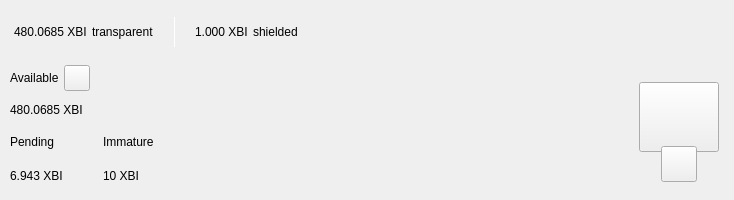
<?xml version="1.0" encoding="UTF-8"?>
<ui version="4.0">
 <class>TopBar</class>
 <widget class="QWidget" name="TopBar">
  <property name="geometry">
   <rect>
    <x>0</x>
    <y>0</y>
    <width>734</width>
    <height>200</height>
   </rect>
  </property>
  <property name="minimumSize">
   <size>
    <width>0</width>
    <height>200</height>
   </size>
  </property>
  <property name="maximumSize">
   <size>
    <width>16777215</width>
    <height>200</height>
   </size>
  </property>
  <property name="windowTitle">
   <string>Form</string>
  </property>
  <layout class="QVBoxLayout" name="verticalLayout_10" stretch="0">
   <property name="spacing">
    <number>0</number>
   </property>
   <property name="leftMargin">
    <number>0</number>
   </property>
   <property name="topMargin">
    <number>0</number>
   </property>
   <property name="rightMargin">
    <number>0</number>
   </property>
   <property name="bottomMargin">
    <number>0</number>
   </property>
   <item>
    <widget class="PFBorderImage" name="containerTop">
     <layout class="QVBoxLayout" name="verticalLayout_11">
      <property name="spacing">
       <number>0</number>
      </property>
      <property name="leftMargin">
       <number>0</number>
      </property>
      <property name="topMargin">
       <number>0</number>
      </property>
      <property name="rightMargin">
       <number>0</number>
      </property>
      <property name="bottomMargin">
       <number>0</number>
      </property>
      <item>
       <widget class="QWidget" name="top_container_2" native="true">
        <property name="minimumSize">
         <size>
          <width>0</width>
          <height>65</height>
         </size>
        </property>
        <layout class="QHBoxLayout" name="top_container">
         <property name="spacing">
          <number>0</number>
         </property>
         <property name="leftMargin">
          <number>14</number>
         </property>
         <property name="topMargin">
          <number>0</number>
         </property>
         <property name="rightMargin">
          <number>14</number>
         </property>
         <property name="bottomMargin">
          <number>0</number>
         </property>
         <item alignment="Qt::AlignVCenter">
          <widget class="QWidget" name="widgetTopAmount" native="true">
           <property name="sizePolicy">
            <sizepolicy hsizetype="Preferred" vsizetype="Maximum">
             <horstretch>0</horstretch>
             <verstretch>0</verstretch>
            </sizepolicy>
           </property>
           <layout class="QHBoxLayout" name="horizontalLayout_5">
            <property name="spacing">
             <number>5</number>
            </property>
            <property name="leftMargin">
             <number>0</number>
            </property>
            <property name="topMargin">
             <number>0</number>
            </property>
            <property name="rightMargin">
             <number>0</number>
            </property>
            <property name="bottomMargin">
             <number>0</number>
            </property>
            <item alignment="Qt::AlignTop">
             <widget class="QLabel" name="labelAmountTopPiv">
              <property name="minimumSize">
               <size>
                <width>0</width>
                <height>36</height>
               </size>
              </property>
              <property name="styleSheet">
               <string notr="true">padding:0px;margin:0px;</string>
              </property>
              <property name="text">
               <string notr="true">480.0685 XBI</string>
              </property>
             </widget>
            </item>
            <item>
             <widget class="QLabel" name="labelTrans">
              <property name="text">
               <string>transparent</string>
              </property>
             </widget>
            </item>
            <item>
             <spacer name="horizontalSpacer_11">
              <property name="orientation">
               <enum>Qt::Horizontal</enum>
              </property>
              <property name="sizeType">
               <enum>QSizePolicy::Fixed</enum>
              </property>
              <property name="sizeHint" stdset="0">
               <size>
                <width>15</width>
                <height>20</height>
               </size>
              </property>
             </spacer>
            </item>
            <item alignment="Qt::AlignVCenter">
             <widget class="QLabel" name="typeSpacerTop">
              <property name="minimumSize">
               <size>
                <width>1</width>
                <height>30</height>
               </size>
              </property>
              <property name="maximumSize">
               <size>
                <width>1</width>
                <height>30</height>
               </size>
              </property>
              <property name="styleSheet">
               <string notr="true">background-color:white;
padding:0px;
border:none;</string>
              </property>
              <property name="text">
               <string/>
              </property>
             </widget>
            </item>
            <item>
             <spacer name="horizontalSpacer_12">
              <property name="orientation">
               <enum>Qt::Horizontal</enum>
              </property>
              <property name="sizeType">
               <enum>QSizePolicy::Fixed</enum>
              </property>
              <property name="sizeHint" stdset="0">
               <size>
                <width>15</width>
                <height>20</height>
               </size>
              </property>
             </spacer>
            </item>
            <item alignment="Qt::AlignTop">
             <widget class="QLabel" name="labelAmountTopShieldedPiv">
              <property name="minimumSize">
               <size>
                <width>0</width>
                <height>36</height>
               </size>
              </property>
              <property name="text">
               <string notr="true">1.000 XBI</string>
              </property>
             </widget>
            </item>
            <item>
             <widget class="QLabel" name="labelShield">
              <property name="text">
               <string>shielded</string>
              </property>
             </widget>
            </item>
           </layout>
          </widget>
         </item>
         <item>
          <spacer name="horizontalSpacer">
           <property name="orientation">
            <enum>Qt::Horizontal</enum>
           </property>
           <property name="sizeHint" stdset="0">
            <size>
             <width>40</width>
             <height>20</height>
            </size>
           </property>
          </spacer>
         </item>
         <item>
          <layout class="QHBoxLayout" name="horizontalLayout_4">
           <property name="spacing">
            <number>12</number>
           </property>
           <property name="rightMargin">
            <number>0</number>
           </property>
           <item alignment="Qt::AlignRight">
            <widget class="QWidget" name="layoutSync" native="true">
             <property name="minimumSize">
              <size>
               <width>0</width>
               <height>36</height>
              </size>
             </property>
             <property name="maximumSize">
              <size>
               <width>16777215</width>
               <height>36</height>
              </size>
             </property>
             <layout class="QVBoxLayout" name="verticalLayout_9">
              <property name="leftMargin">
               <number>0</number>
              </property>
              <property name="topMargin">
               <number>0</number>
              </property>
              <property name="rightMargin">
               <number>0</number>
              </property>
              <property name="bottomMargin">
               <number>0</number>
              </property>
              <item>
               <widget class="ExpandableButton" name="pushButtonSync" native="true">
                <property name="minimumSize">
                 <size>
                  <width>36</width>
                  <height>36</height>
                 </size>
                </property>
                <property name="maximumSize">
                 <size>
                  <width>16777215</width>
                  <height>36</height>
                 </size>
                </property>
               </widget>
              </item>
             </layout>
            </widget>
           </item>
           <item>
            <widget class="ExpandableButton" name="pushButtonHDUpgrade" native="true">
             <property name="minimumSize">
              <size>
               <width>36</width>
               <height>36</height>
              </size>
             </property>
            </widget>
           </item>
           <item>
            <widget class="ExpandableButton" name="pushButtonStack" native="true">
             <property name="minimumSize">
              <size>
               <width>36</width>
               <height>36</height>
              </size>
             </property>
            </widget>
           </item>
           <item>
            <widget class="ExpandableButton" name="pushButtonColdStaking" native="true">
             <property name="minimumSize">
              <size>
               <width>36</width>
               <height>36</height>
              </size>
             </property>
            </widget>
           </item>
           <item>
            <widget class="ExpandableButton" name="pushButtonConnection" native="true">
             <property name="minimumSize">
              <size>
               <width>36</width>
               <height>36</height>
              </size>
             </property>
            </widget>
           </item>
           <item>
            <widget class="ExpandableButton" name="pushButtonTor" native="true">
             <property name="minimumSize">
              <size>
               <width>36</width>
               <height>36</height>
              </size>
             </property>
            </widget>
           </item>
           <item>
            <widget class="ExpandableButton" name="pushButtonLock" native="true">
             <property name="sizePolicy">
              <sizepolicy hsizetype="Expanding" vsizetype="Expanding">
               <horstretch>0</horstretch>
               <verstretch>0</verstretch>
              </sizepolicy>
             </property>
             <property name="minimumSize">
              <size>
               <width>36</width>
               <height>0</height>
              </size>
             </property>
            </widget>
           </item>
           <item>
            <widget class="ExpandableButton" name="pushButtonTheme" native="true">
             <property name="minimumSize">
              <size>
               <width>36</width>
               <height>36</height>
              </size>
             </property>
             <property name="maximumSize">
              <size>
               <width>16777215</width>
               <height>36</height>
              </size>
             </property>
            </widget>
           </item>
           <item>
            <widget class="ExpandableButton" name="pushButtonFAQ" native="true">
             <property name="minimumSize">
              <size>
               <width>36</width>
               <height>36</height>
              </size>
             </property>
            </widget>
           </item>
          </layout>
         </item>
        </layout>
       </widget>
      </item>
      <item>
       <widget class="QWidget" name="bottom_container" native="true">
        <property name="minimumSize">
         <size>
          <width>0</width>
          <height>135</height>
         </size>
        </property>
        <layout class="QHBoxLayout" name="botton_container">
         <property name="leftMargin">
          <number>10</number>
         </property>
         <property name="topMargin">
          <number>0</number>
         </property>
         <property name="rightMargin">
          <number>10</number>
         </property>
         <property name="bottomMargin">
          <number>10</number>
         </property>
         <item>
          <layout class="QVBoxLayout" name="verticalLayout_7">
           <property name="spacing">
            <number>0</number>
           </property>
           <property name="leftMargin">
            <number>0</number>
           </property>
           <property name="rightMargin">
            <number>30</number>
           </property>
           <item>
            <layout class="QVBoxLayout" name="verticalLayout_2">
             <item>
              <layout class="QHBoxLayout" name="horizontalLayoutContainerAvailable">
               <property name="spacing">
                <number>5</number>
               </property>
               <item>
                <widget class="QLabel" name="labelTitle1">
                 <property name="text">
                  <string>Available</string>
                 </property>
                </widget>
               </item>
               <item>
                <widget class="QPushButton" name="pushButtonBalanceInfo">
                 <property name="minimumSize">
                  <size>
                   <width>26</width>
                   <height>26</height>
                  </size>
                 </property>
                 <property name="maximumSize">
                  <size>
                   <width>26</width>
                   <height>26</height>
                  </size>
                 </property>
                 <property name="mouseTracking">
                  <bool>true</bool>
                 </property>
                 <property name="focusPolicy">
                  <enum>Qt::NoFocus</enum>
                 </property>
                 <property name="text">
                  <string notr="true"/>
                 </property>
                 <property name="iconSize">
                  <size>
                   <width>24</width>
                   <height>24</height>
                  </size>
                 </property>
                 <property name="shortcut">
                  <string notr="true"/>
                 </property>
                </widget>
               </item>
               <item>
                <spacer name="horizontalSpacer_4">
                 <property name="orientation">
                  <enum>Qt::Horizontal</enum>
                 </property>
                 <property name="sizeType">
                  <enum>QSizePolicy::MinimumExpanding</enum>
                 </property>
                 <property name="sizeHint" stdset="0">
                  <size>
                   <width>20</width>
                   <height>20</height>
                  </size>
                 </property>
                </spacer>
               </item>
              </layout>
             </item>
             <item>
              <widget class="QLabel" name="labelAmountPiv">
               <property name="text">
                <string notr="true">480.0685 XBI</string>
               </property>
              </widget>
             </item>
            </layout>
           </item>
           <item>
            <widget class="QWidget" name="container_imm_pend" native="true">
             <layout class="QHBoxLayout" name="horizontalLayout_2">
              <property name="spacing">
               <number>0</number>
              </property>
              <property name="leftMargin">
               <number>0</number>
              </property>
              <property name="topMargin">
               <number>0</number>
              </property>
              <property name="rightMargin">
               <number>0</number>
              </property>
              <property name="bottomMargin">
               <number>0</number>
              </property>
              <item alignment="Qt::AlignLeft">
               <widget class="QWidget" name="container_pending" native="true">
                <property name="sizePolicy">
                 <sizepolicy hsizetype="Minimum" vsizetype="Preferred">
                  <horstretch>0</horstretch>
                  <verstretch>0</verstretch>
                 </sizepolicy>
                </property>
                <layout class="QVBoxLayout" name="verticalLayout_3">
                 <property name="leftMargin">
                  <number>0</number>
                 </property>
                 <property name="topMargin">
                  <number>0</number>
                 </property>
                 <property name="rightMargin">
                  <number>0</number>
                 </property>
                 <property name="bottomMargin">
                  <number>0</number>
                 </property>
                 <item>
                  <widget class="QLabel" name="labelTitle3">
                   <property name="text">
                    <string>Pending</string>
                   </property>
                  </widget>
                 </item>
                 <item>
                  <widget class="QLabel" name="labelPendingPiv">
                   <property name="text">
                    <string notr="true">6.943 XBI</string>
                   </property>
                  </widget>
                 </item>
                </layout>
               </widget>
              </item>
              <item>
               <spacer name="horizontalSpacer_3">
                <property name="orientation">
                 <enum>Qt::Horizontal</enum>
                </property>
                <property name="sizeType">
                 <enum>QSizePolicy::Fixed</enum>
                </property>
                <property name="sizeHint" stdset="0">
                 <size>
                  <width>40</width>
                  <height>20</height>
                 </size>
                </property>
               </spacer>
              </item>
              <item alignment="Qt::AlignLeft">
               <widget class="QWidget" name="container_immature" native="true">
                <property name="sizePolicy">
                 <sizepolicy hsizetype="Minimum" vsizetype="Preferred">
                  <horstretch>0</horstretch>
                  <verstretch>0</verstretch>
                 </sizepolicy>
                </property>
                <layout class="QVBoxLayout" name="verticalLayout_4">
                 <property name="leftMargin">
                  <number>0</number>
                 </property>
                 <property name="topMargin">
                  <number>0</number>
                 </property>
                 <property name="rightMargin">
                  <number>0</number>
                 </property>
                 <property name="bottomMargin">
                  <number>0</number>
                 </property>
                 <item>
                  <widget class="QLabel" name="labelTitle4">
                   <property name="text">
                    <string>Immature</string>
                   </property>
                  </widget>
                 </item>
                 <item>
                  <widget class="QLabel" name="labelImmaturePiv">
                   <property name="text">
                    <string notr="true">10 XBI</string>
                   </property>
                  </widget>
                 </item>
                </layout>
               </widget>
              </item>
              <item>
               <spacer name="horizontalSpacer_5">
                <property name="orientation">
                 <enum>Qt::Horizontal</enum>
                </property>
                <property name="sizeHint" stdset="0">
                 <size>
                  <width>40</width>
                  <height>20</height>
                 </size>
                </property>
               </spacer>
              </item>
             </layout>
            </widget>
           </item>
          </layout>
         </item>
         <item>
          <spacer name="horizontalSpacer_2">
           <property name="orientation">
            <enum>Qt::Horizontal</enum>
           </property>
           <property name="sizeHint" stdset="0">
            <size>
             <width>40</width>
             <height>20</height>
            </size>
           </property>
          </spacer>
         </item>
         <item alignment="Qt::AlignHCenter|Qt::AlignVCenter">
          <widget class="QWidget" name="qrContainer" native="true">
           <property name="sizePolicy">
            <sizepolicy hsizetype="Preferred" vsizetype="Minimum">
             <horstretch>0</horstretch>
             <verstretch>0</verstretch>
            </sizepolicy>
           </property>
           <property name="minimumSize">
            <size>
             <width>90</width>
             <height>110</height>
            </size>
           </property>
           <property name="maximumSize">
            <size>
             <width>90</width>
             <height>110</height>
            </size>
           </property>
           <layout class="QVBoxLayout" name="containerQR">
            <property name="spacing">
             <number>0</number>
            </property>
            <property name="leftMargin">
             <number>5</number>
            </property>
            <property name="topMargin">
             <number>10</number>
            </property>
            <property name="rightMargin">
             <number>5</number>
            </property>
            <property name="bottomMargin">
             <number>0</number>
            </property>
            <item>
             <widget class="QPushButton" name="btnQr">
              <property name="minimumSize">
               <size>
                <width>70</width>
                <height>70</height>
               </size>
              </property>
              <property name="maximumSize">
               <size>
                <width>16777215</width>
                <height>70</height>
               </size>
              </property>
              <property name="focusPolicy">
               <enum>Qt::NoFocus</enum>
              </property>
              <property name="text">
               <string/>
              </property>
              <property name="iconSize">
               <size>
                <width>70</width>
                <height>70</height>
               </size>
              </property>
             </widget>
            </item>
            <item>
             <spacer name="verticalSpacer">
              <property name="orientation">
               <enum>Qt::Vertical</enum>
              </property>
              <property name="sizeType">
               <enum>QSizePolicy::Fixed</enum>
              </property>
              <property name="sizeHint" stdset="0">
               <size>
                <width>20</width>
                <height>20</height>
               </size>
              </property>
             </spacer>
            </item>
            <item alignment="Qt::AlignHCenter|Qt::AlignBottom">
             <widget class="QPushButton" name="pushButtonQR">
              <property name="minimumSize">
               <size>
                <width>36</width>
                <height>36</height>
               </size>
              </property>
              <property name="maximumSize">
               <size>
                <width>36</width>
                <height>36</height>
               </size>
              </property>
              <property name="focusPolicy">
               <enum>Qt::NoFocus</enum>
              </property>
              <property name="text">
               <string/>
              </property>
             </widget>
            </item>
           </layout>
          </widget>
         </item>
        </layout>
       </widget>
      </item>
     </layout>
    </widget>
   </item>
  </layout>
 </widget>
 <customwidgets>
  <customwidget>
   <class>ExpandableButton</class>
   <extends>QWidget</extends>
   <header>qt/xbi/expandablebutton.h</header>
   <container>1</container>
  </customwidget>
  <customwidget>
   <class>PFBorderImage</class>
   <extends>QFrame</extends>
   <header>qt/xbi/pfborderimage.h</header>
   <container>1</container>
  </customwidget>
 </customwidgets>
 <resources/>
 <connections/>
</ui>
